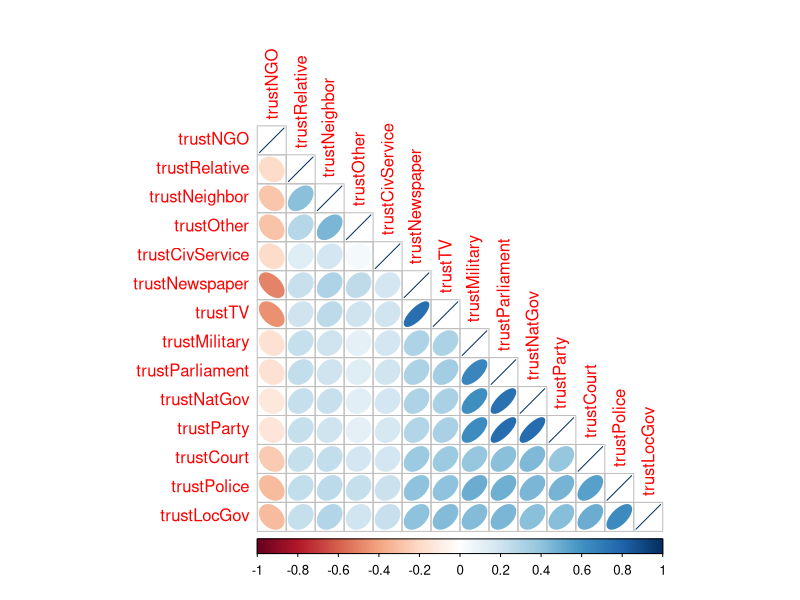

Write R code to recreate this figure.
## ---- chunk 1
library(haven)
setwd("E:/SynologyDrive/Github/Quantitative_Analysis_II/hwk03/")
data <- read_dta('./abs.dta')
summary(data)
## ---- chunk 2
n <- dim(data)[1]
corMat <- cor(data, use = "pairwise.complete.obs") #correlation matrix
library(corrplot)
res <- cor.mtest(data, conf.level = 0.95)
corrplot(corMat, method = "ellipse", type = "lower", p.mat = res$p, sig.level = 0.05, order = "hclust")
